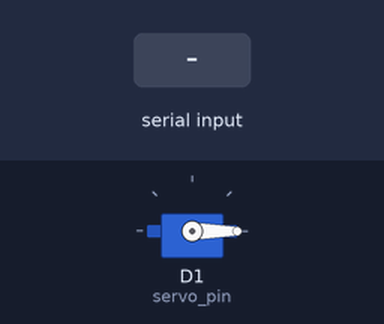
Recording of a sketch running on a simulated ESP8266 (NodeMCU). Shown: servo. The test bench sets the inputs (shaded band).

Above: at 1.2 s.
1.3 s: byte 30 received over Serial
At 1.9 s:
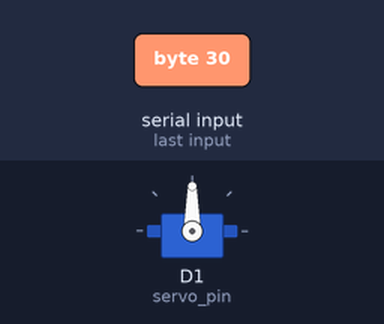
Timing chart, 0 to 7.8 s (numbered marks = the images above; inputs shaded):
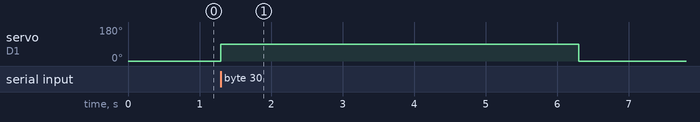

The sketch:

src.ino
```cpp
#include <Servo.h>
Servo servo;

int servo_pin = D1;

void setup() {
  Serial.begin(9600);
  servo.attach(servo_pin);
  servo.write(0);
}

unsigned long old_time_run_servo = millis();
unsigned long time_interval = 5000;

void loop() {
  if (millis() - old_time_run_servo > time_interval) {
    servo.write(0);
  }
  if (Serial.available()) {
    char c = Serial.read();
    servo.write(90);
    old_time_run_servo = millis();
  }
}
```

Measured:
- after the input at 1.3 s, servo on D1 (servo_pin): 0° → 90° at once, → 0° 5.0 s later
